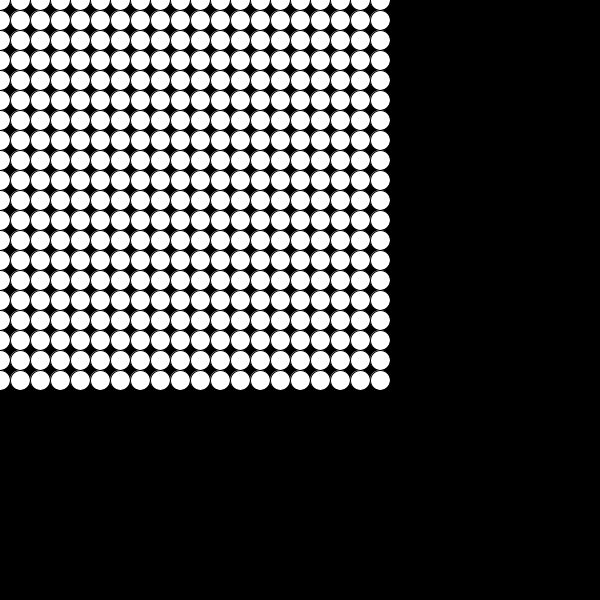
Frame 1 (no input)
Frame 60 (the mouse pressed at the canvas centre just before this capture): identical to frame 1, image omitted
Frame 120 (the mouse held since frame 60 and released just before this capture): identical to frame 1, image omitted

The Processing sketch that drew this single still picture (run headless with seeded random() and noise(); from frame 60 on, the mouse is pressed at the canvas centre):

// Processing sketch: a_Loopcreation
// ── a_Loopcreation.pde
void setup() {
  size (600, 600);
  smooth();
}

void draw() {
  background(0);

  for (int i = 0; i < 20; i++) {
    for (int j = 0; j < 20; j++) {

      ellipse (i*20, j*20, 20, 20);
    }
  }
}
